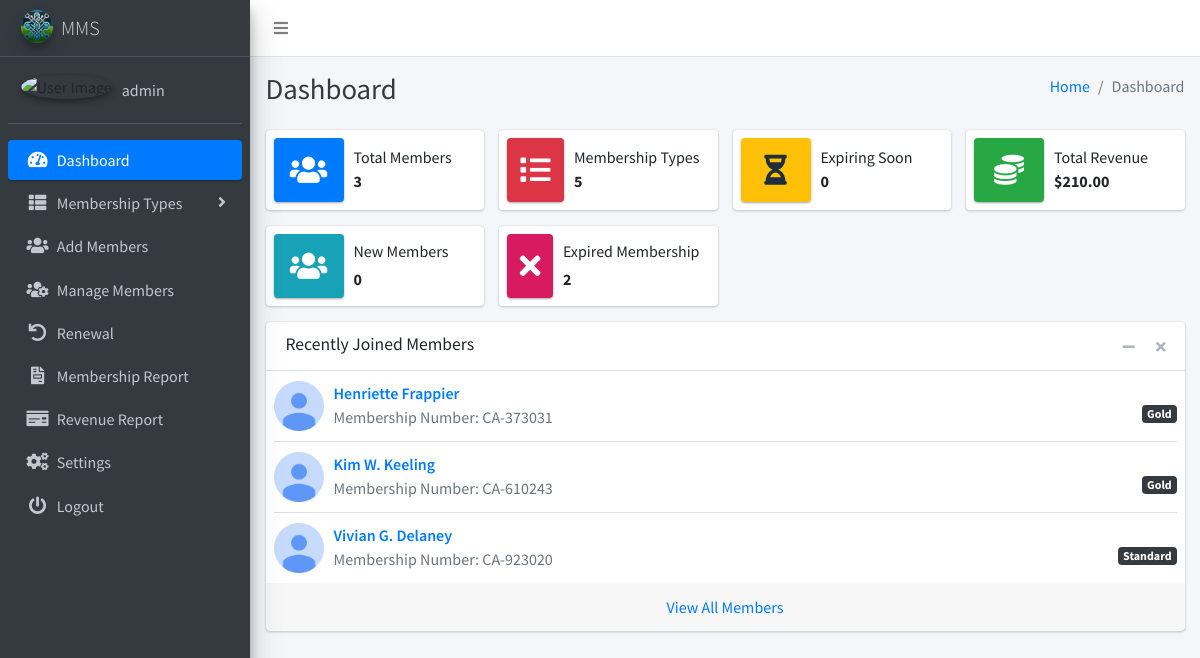
/dashboard.php (signed in), run on the app's committed database.
### tables this page shows
CREATE TABLE IF NOT EXISTS `settings` (
`id` int(11) NOT NULL,
  `system_name` varchar(255) NOT NULL,
  `logo` varchar(255) NOT NULL,
  `currency` varchar(50) NOT NULL
);

CREATE TABLE IF NOT EXISTS `users` (
`id` int(11) NOT NULL,
  `user_name` varchar(255) NOT NULL,
  `email` varchar(255) NOT NULL,
  `password` varchar(255) NOT NULL,
  `image` varchar(255) DEFAULT 'uploads\users_photos\default.png',
  `registration_date` timestamp NOT NULL DEFAULT CURRENT_TIMESTAMP,
  `updated_date` timestamp NOT NULL DEFAULT CURRENT_TIMESTAMP ON UPDATE CURRENT_TIMESTAMP
);

CREATE TABLE IF NOT EXISTS `members` (
`id` int(11) NOT NULL,
  `fullname` varchar(255) NOT NULL,
  `dob` date NOT NULL,
  `gender` varchar(10) NOT NULL,
  `contact_number` varchar(20) NOT NULL,
  `email` varchar(255) NOT NULL,
  `address` varchar(255) NOT NULL,
  `country` varchar(255) NOT NULL,
  `postcode` varchar(20) NOT NULL,
  `occupation` varchar(255) NOT NULL,
  `membership_type` int(11) NOT NULL,
  `membership_number` varchar(20) NOT NULL,
  `created_at` timestamp NOT NULL DEFAULT CURRENT_TIMESTAMP,
  `photo` varchar(255) NOT NULL,
  `expiry_date` date DEFAULT NULL
);

CREATE TABLE IF NOT EXISTS `membership_types` (
`id` int(11) NOT NULL,
  `type` varchar(255) NOT NULL,
  `amount` int(11) NOT NULL
);

### dashboard.php (the view, shortened to what this page needs)
<?php
include('includes/config.php');
function getTotalMembersCount()
{
  global $conn;
  $totalMembersQuery = "SELECT COUNT(*) AS totalMembers FROM members";
  $totalMembersResult = $conn->query($totalMembersQuery);
  if ($totalMembersResult->num_rows > 0) {
    $totalMembersRow = $totalMembersResult->fetch_assoc();
    return $totalMembersRow['totalMembers'];
  } else {
    return 0;
  }
}
function getTotalMembershipTypesCount()
{
  global $conn;
  $totalMembershipTypesQuery = "SELECT COUNT(*) AS totalMembershipTypes FROM membership_types";
  $totalMembershipTypesResult = $conn->query($totalMembershipTypesQuery);
  if ($totalMembershipTypesResult->num_rows > 0) {
    $totalMembershipTypesRow = $totalMembershipTypesResult->fetch_assoc();
    return $totalMembershipTypesRow['totalMembershipTypes'];
  } else {
    return 0;
  }
}
function getExpiringSoonCount()
{
  global $conn;
  $expiringSoonQuery = "SELECT COUNT(*) AS expiringSoon FROM members WHERE expiry_date BETWEEN CURDATE() AND CURDATE() + INTERVAL 7 DAY";
  $expiringSoonResult = $conn->query($expiringSoonQuery);
  if ($expiringSoonResult->num_rows > 0) {
    $expiringSoonRow = $expiringSoonResult->fetch_assoc();
    return $expiringSoonRow['expiringSoon'];
  } else {
    return 0;
  }
}
function getTotalRevenueWithCurrency()
{
  global $conn;
  $currencyQuery = "SELECT currency FROM settings LIMIT 1";
  $currencyResult = $conn->query($currencyQuery);
  if ($currencyResult->num_rows > 0) {
    $currencyRow = $currencyResult->fetch_assoc();
    $currencySymbol = $currencyRow['currency'];
  } else {
    $currencySymbol = '$';
  }
  $totalRevenueQuery = "SELECT SUM(total_amount) AS totalRevenue FROM renew";
  $totalRevenueResult = $conn->query($totalRevenueQuery);
  if ($totalRevenueResult->num_rows > 0) {
    $totalRevenueRow = $totalRevenueResult->fetch_assoc();
    $totalRevenue = $totalRevenueRow['totalRevenue'];
  } else {
    $totalRevenue = 0;
  }
  return $currencySymbol . number_format($totalRevenue, 2);
}
function getNewMembersCount()
{
  global $conn;
  $twentyFourHoursAgo = time() - (24 * 60 * 60);
  $newMembersQuery = "SELECT COUNT(*) AS newMembersCount FROM members WHERE created_at >= FROM_UNIXTIME($twentyFourHoursAgo)";
  $newMembersResult = $conn->query($newMembersQuery);
  if ($newMembersResult) {
    $row = $newMembersResult->fetch_assoc();
    return $row['newMembersCount'];
  } else {
    return 0;
  }
}
function displayNewMembersCount()
{
  $newMembersCount = getNewMembersCount();
  echo "<span class='info-box-number'>$newMembersCount</span>";
}
function getExpiredMembersCount()
{
  global $conn;
  $expiredMembersQuery = "SELECT COUNT(*) AS expiredMembersCount FROM members WHERE (expiry_date IS NULL OR expiry_date < NOW())";
  $expiredMembersResult = $conn->query($expiredMembersQuery);
  if ($expiredMembersResult) {
    $row = $expiredMembersResult->fetch_assoc();
    return $row['expiredMembersCount'];
  } else {
    return 0;
  }
}
function displayExpiredMembersCount()
{
  $expiredMembersCount = getExpiredMembersCount();
  echo "<span class='info-box-number'>$expiredMembersCount</span>";
}
?>
<?php include('includes/header.php'); ?>
  <body class="hold-transition sidebar-mini layout-fixed layout-navbar-fixed layout-footer-fixed">
    <div class="wrapper">
      <?php include('includes/nav.php'); ?>
      <?php include('includes/sidebar.php'); ?>
      <div class="content-wrapper">
        <?php include('includes/pagetitle.php'); ?>
        <section class="content">
          <div class="container-fluid">
            <div class="row">
              <div class="col-12 col-sm-6 col-md-3">
                <div class="info-box">
                  <span class="info-box-icon bg-primary elevation-1"><i class="fas fa-users"></i></span>
                  <div class="info-box-content">
                    <span class="info-box-text">Total Members</span>
                    <span class="info-box-number">
                      <?php echo getTotalMembersCount(); ?>
                    </span>
                  </div>
                </div>
              </div>
              <div class="col-12 col-sm-6 col-md-3">
                <div class="info-box mb-3">
                  <span class="info-box-icon bg-danger elevation-1"><i class="fas fa-list"></i></span>
                  <div class="info-box-content">
                    <span class="info-box-text">Membership Types</span>
                    <span class="info-box-number"><?php echo getTotalMembershipTypesCount(); ?></span>
                  </div>
                </div>
              </div>
              <div class="col-12 col-sm-6 col-md-3">
                <div class="info-box mb-3">
                  <span class="info-box-icon bg-warning elevation-1"><i class="fas fa-hourglass-half"></i></span>
                  <div class="info-box-content">
                    <span class="info-box-text">Expiring Soon</span>
                    <span class="info-box-number"><?php echo getExpiringSoonCount(); ?></span>
                  </div>
                </div>
              </div>
              <div class="col-12 col-sm-6 col-md-3">
                <div class="info-box mb-3">
                  <span class="info-box-icon bg-success elevation-1"><i class="fas fa-coins"></i></span>
                  <div class="info-box-content">
                    <span class="info-box-text">Total Revenue</span>
                    <span class="info-box-number"><?php echo getTotalRevenueWithCurrency(); ?></span>
                  </div>
                </div>
              </div>
            </div>
            <div class="row">
              <div class="col-12 col-sm-6 col-md-3">
                <div class="info-box mb-3">
                  <span class="info-box-icon bg-info elevation-1"><i class="fas fa-users"></i></span>
                  <div class="info-box-content">
                    <span class="info-box-text">New Members</span>
                    <span class="info-box-number"><?php displayNewMembersCount(); ?></span>
                  </div>
                </div>
              </div>
              <div class="col-12 col-sm-6 col-md-3">
                <div class="info-box mb-3">
                  <span class="info-box-icon bg-maroon elevation-1"><i class="fas fa-times"></i></span>
                  <div class="info-box-content">
                    <span class="info-box-text">Expired Membership</span>
                    <span class="info-box-number"><?php displayExpiredMembersCount(); ?></span>
                  </div>
                </div>
              </div>
            </div>
            <div class="row">
              <div class="col-md-12">
                <?php
                  $recentMembersQuery = "SELECT * FROM members ORDER BY created_at DESC LIMIT 4";
                  $recentMembersResult = $conn->query($recentMembersQuery);
                ?>
                <div class="card">
                  <div class="card-header">
                    <h3 class="card-title">Recently Joined Members</h3>
                    <div class="card-tools">
                      <button type="button" class="btn btn-tool" data-card-widget="collapse">
                        <i class="fas fa-minus"></i>
                      </button>
                      <button type="button" class="btn btn-tool" data-card-widget="remove">
                        <i class="fas fa-times"></i>
                      </button>
                    </div>
                  </div>
                  <div class="card-body p-0">
                    <ul class="products-list product-list-in-card pl-2 pr-2">
                      <?php
                      while ($row = $recentMembersResult->fetch_assoc()) {
                        echo '<li class="item">';
                        echo '<div class="product-img">';
                        if (!empty($row['photo'])) {
                          $photoPath = 'uploads/member_photos/' . $row['photo'];
                          echo '<img src="' . $photoPath . '" alt="Member Photo" class="img-size-50">';
                        } else {
                          echo '<img src="uploads/member_photos/default.jpg" alt="Default Photo" class="img-size-50">';
                        }
                        echo '</div>';
                        echo '<div class="product-info">';
                        echo '<a href="javascript:void(0)" class="product-title">' . $row['fullname'] . '</a>';
                        echo '<span class="product-description">';
                        echo '<span class="badge badge-dark float-right">' . getMembershipTypeName($row['membership_type']) . '</span>';
                        echo 'Membership Number: ' . ($row['membership_number']);
                        echo '</span>';
                        echo '</div>';
                        echo '</li>';
                      }
                      ?>
                    </ul>
                  </div>
                  <div class="card-footer text-center">
                    <a href="manage_members.php" class="uppercase">View All Members</a>
                  </div>
                </div>
                <?php
                  function getMembershipTypeName($membershipTypeId)
                  {
                    global $conn;
                    $membershipTypeQuery = "SELECT type FROM membership_types WHERE id = $membershipTypeId";
                    $membershipTypeResult = $conn->query($membershipTypeQuery);
                    if ($membershipTypeResult->num_rows > 0) {
                      $membershipTypeRow = $membershipTypeResult->fetch_assoc();
                      return $membershipTypeRow['type'];
                    } else {
                      return 'Unknown';
                    }
                  }
                ?>
              </div>
            </div>
          </div>
        </section>
      </div>
    </div>
  </body>
</html>

### includes/sidebar.php (shortened to what this page needs)
<?php
$current_page = basename($_SERVER['PHP_SELF']);
?>
<aside class="main-sidebar sidebar-dark-primary elevation-4">
  <a href="" class="brand-link">
    <img src="<?php echo getLogoUrl(); ?>" alt="Logo" class="brand-image img-circle elevation-3" style="opacity: .8">
    <span class="brand-text font-weight-light"><?php echo getSystemName(); ?></span>
  </a>
  <?php
    function getSystemName()
    {
        global $conn;
        $systemNameQuery = "SELECT system_name FROM settings";
        $systemNameResult = $conn->query($systemNameQuery);
        if ($systemNameResult->num_rows > 0) {
            $systemNameRow = $systemNameResult->fetch_assoc();
            return $systemNameRow['system_name'];
        } else {
            return 'MMS';
        }
    }
    function getLogoUrl()
    {
        global $conn;
        $logoQuery = "SELECT logo FROM settings";
        $logoResult = $conn->query($logoQuery);
        if ($logoResult->num_rows > 0) {
            $logoRow = $logoResult->fetch_assoc();
            return $logoRow['logo'];
        } else {
            return 'dist/img/AdminLTELogo.png';
        }
    }
    function getUserName() {
      global $conn;
      $userNameQuery = "SELECT user_name FROM users";
      $userNameResult = $conn->query($userNameQuery);
      if ($userNameResult->num_rows > 0) {
          $userNameRow = $userNameResult->fetch_assoc();
          return $userNameRow['user_name'];
      } else {
          return 'User';
      }
    }
  ?>
  <div class="sidebar">
    <div class="user-panel mt-3 pb-3 mb-3 d-flex">
      <div class="image">
        <img src="<?php echo $_SESSION['image'] ?>" class="img-circle elevation-2" alt="User Image">
      </div>
      <div class="info">
        <a href="#" class="d-block"><?php echo getUserName(); ?></a>
      </div>
    </div>
    <nav class="mt-2">
      <ul class="nav nav-pills nav-sidebar flex-column" data-widget="treeview" role="menu" data-accordion="false">
        <li class="nav-item">
          <a href="dashboard.php" class="nav-link <?php echo ($current_page == 'dashboard.php') ? 'active' : ''; ?>">
            <i class="nav-icon fas fa-tachometer-alt"></i>
            <p>
              Dashboard
            </p>
          </a>
        </li>
        <li class="nav-item has-treeview">
          <a href="#" class="nav-link <?php echo ($current_page == 'add_type.php' || $current_page == 'view_type.php' || $current_page == 'edit_type.php') ? 'active' : ''; ?>">
            <i class="nav-icon fas fa-th-list"></i>
            <p>
              Membership Types
              <i class="fas fa-angle-right right"></i>
            </p>
          </a>
        </li>
        <li class="nav-item">
          <a href="add_members.php" class="nav-link <?php echo ($current_page == 'add_members.php') ? 'active' : ''; ?>">
            <i class="nav-icon fas fa-users"></i>
            <p>Add Members</p>
          </a>
        </li>
        <li class="nav-item">
          <a href="manage_members.php" class="nav-link <?php echo ($current_page == 'manage_members.php' || $current_page == 'edit_member.php' || $current_page == 'memberProfile.php') ? 'active' : ''; ?>">
            <i class="nav-icon fas fa-users-cog"></i>
            <p>Manage Members</p>
          </a>
        </li>
        <li class="nav-item">
          <a href="list_renewal.php" class="nav-link <?php echo ($current_page == 'list_renewal.php' || $current_page == 'renew.php') ? 'active' : ''; ?>">
          <i class="nav-icon fas fa-undo"></i>
            <p>Renewal</p>
          </a>
        </li>
        <li class="nav-item">
          <a href="report.php" class="nav-link <?php echo ($current_page == 'report.php') ? 'active' : ''; ?>">
            <i class="nav-icon fas fa-file-invoice"></i>
            <p>Membership Report</p>
          </a>
        </li>
        <li class="nav-item">
          <a href="revenue_report.php" class="nav-link <?php echo ($current_page == 'revenue_report.php') ? 'active' : ''; ?>">
            <i class="nav-icon fas fa-money-check"></i>
            <p>Revenue Report</p>
          </a>
        </li>
        <li class="nav-item">
          <a href="settings.php" class="nav-link <?php echo ($current_page == 'settings.php') ? 'active' : ''; ?>">
            <i class="nav-icon fas fa-cogs"></i>
            <p>Settings</p>
          </a>
        </li>
        <li class="nav-item">
          <a href="logout.php" class="nav-link <?php echo ($current_page == 'logout.php') ? 'active' : ''; ?>">
            <i class="nav-icon fas fa-power-off"></i>
            <p>Logout</p>
          </a>
        </li>
      </ul>
    </nav>
  </div>
</aside>

### data on the page
settings: logo (picture), system_name "MMS"
users: user_name "admin"
members: photo (placeholder picture), fullname "Henriette Frappier", membership_type.type "Gold", membership_number "CA-373031"
members: photo (placeholder picture), fullname "Kim W. Keeling", membership_type.type "Gold", membership_number "CA-610243"
members: photo (placeholder picture), fullname "Vivian G. Delaney", membership_type.type "Standard", membership_number "CA-923020"

### other printed values
$pageTitle "Dashboard"
getTotalMembersCount() "3"
getTotalMembershipTypesCount() "5"
getExpiringSoonCount() "0"
getTotalRevenueWithCurrency() "$210.00"
$newMembersCount "0"
$expiredMembersCount "2"
